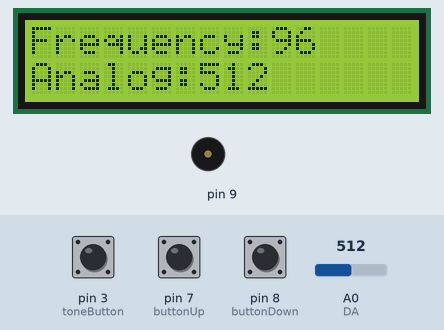
The sketch below on a simulated Arduino Uno, built with avr-gcc and run on an emulated ATmega328P. On the bench: 16×2 character LCD, buzzer (waves = sounding). The test bench sets the inputs (shaded band); at power-on: pin 3 (toneButton) LOW, A0 (DA) = 512, pin 7 (buttonUp) LOW, pin 8 (buttonDown) HIGH.

Above: at 1.2 s.
1.3 s: pin 3 (toneButton) pulled HIGH for 1 s
At 1.88 s:
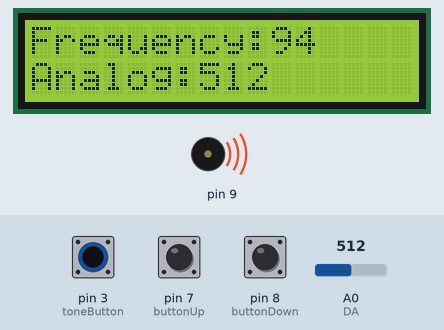
3.8 s: A0 (DA) set to 389
At 4.3 s:
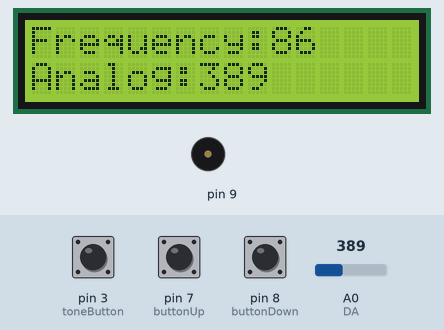
5.4 s: A0 (DA) set to 409
At 6.9 s:
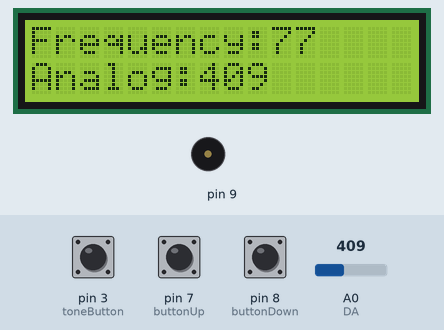
7.0 s: pin 7 (buttonUp) pulled HIGH for 3.2 s
11.7 s: A0 (DA) set to 511
At 12.18 s:
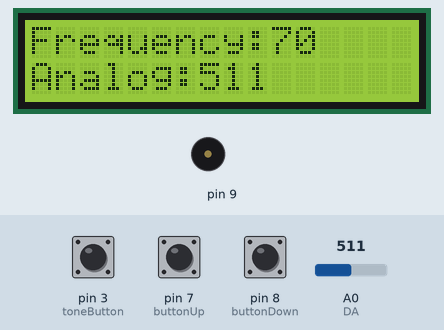
13.3 s: pin 3 (toneButton) pulled HIGH for 0.15 s
At 13.99 s:
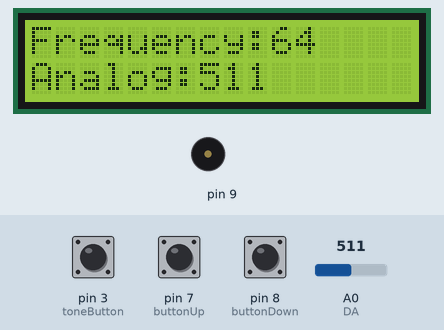
Timing chart, 0 to 16.0 s (numbered marks = the images above; inputs shaded):
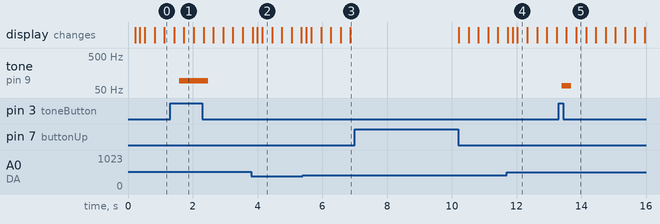

Measured:
- after the input at 1.3 s, tone on pin 9: silent → 95 Hz after 0.28 s, → 94 Hz 0.30 s later, → 93 Hz 0.30 s later, → silent 0.30 s later
- after the input at 13.3 s, tone on pin 9: silent → 66 Hz after 0.09 s, → silent 0.30 s later

The sketch:

LCD.ino
```cpp
#include <LiquidCrystal.h>
LiquidCrystal lcd(4,6,10,11,12,13);

const int toneButton = 3;
const int buttonUp = 7;
const int buttonDown = 8;
const int increment = 1;
int frequencyTarget=100;
const int maxFrequency=399;
const int minFrequency=2;
const int DO = 2; //Pin for Digital Output - DO
const int DA = A0; // Pin for Analog Output - AO
int sensorvalue = 0;


void setup()
{
  lcd.begin (16,2);
  pinMode(buttonUp,INPUT);
  pinMode(buttonDown,INPUT);
  lcd.setCursor (0,0);
  lcd.print ("Frequency:");
  lcd.setCursor (10,0);
  lcd.print (frequencyTarget);


}

void loop() {
  sensorvalue = analogRead(DA);  //Read the analog value
  lcd.setCursor(0,1);
  lcd.print("Analog:");
  lcd.print(sensorvalue);
  delay(150);

lcd.setCursor (10,0);
if(digitalRead (buttonUp) == HIGH && digitalRead(buttonDown) == LOW )
  {
    //tone(9, frequencyTarget);
    if(frequencyTarget <= maxFrequency)
    {
    frequencyUp();
    }
  }
 if(digitalRead (buttonDown) == HIGH && digitalRead(buttonUp) == LOW )
  {
    //tone(9, frequencyTarget);
    if(frequencyTarget >= minFrequency)
    {
    frequencyDown();
    }
  }
 if(frequencyTarget < 100)
  {
    lcd.setCursor(12,0);
    lcd.print(" ");
  }
 if(digitalRead(toneButton) == HIGH)
  {
    tone(9, frequencyTarget);
  }
 if(digitalRead(toneButton) == LOW)
  {
    noTone(9);
  }
}
void frequencyUp()
{
    frequencyTarget = frequencyTarget + increment;
    lcd.print(frequencyTarget);
    delay(150);
}

void frequencyDown()
{
    frequencyTarget = frequencyTarget - increment;
    lcd.print(frequencyTarget);
    delay(150);
}
```
